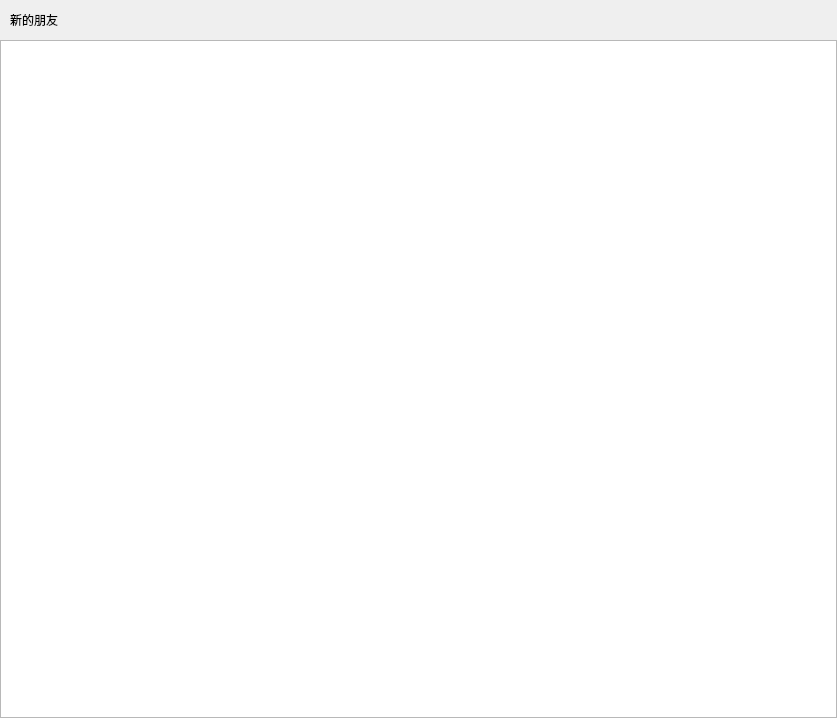
<?xml version="1.0" encoding="UTF-8"?>
<ui version="4.0">
 <class>ApplyFriendPage</class>
 <widget class="QWidget" name="ApplyFriendPage">
  <property name="geometry">
   <rect>
    <x>0</x>
    <y>0</y>
    <width>837</width>
    <height>718</height>
   </rect>
  </property>
  <property name="windowTitle">
   <string>Form</string>
  </property>
  <layout class="QVBoxLayout" name="verticalLayout">
   <property name="spacing">
    <number>0</number>
   </property>
   <property name="leftMargin">
    <number>0</number>
   </property>
   <property name="topMargin">
    <number>0</number>
   </property>
   <property name="rightMargin">
    <number>0</number>
   </property>
   <property name="bottomMargin">
    <number>0</number>
   </property>
   <item>
    <widget class="QWidget" name="friend_apply_wid" native="true">
     <layout class="QHBoxLayout" name="horizontalLayout">
      <property name="spacing">
       <number>0</number>
      </property>
      <property name="leftMargin">
       <number>0</number>
      </property>
      <property name="topMargin">
       <number>0</number>
      </property>
      <property name="rightMargin">
       <number>0</number>
      </property>
      <property name="bottomMargin">
       <number>0</number>
      </property>
      <item>
       <spacer name="horizontalSpacer_2">
        <property name="orientation">
         <enum>Qt::Horizontal</enum>
        </property>
        <property name="sizeType">
         <enum>QSizePolicy::Fixed</enum>
        </property>
        <property name="sizeHint" stdset="0">
         <size>
          <width>10</width>
          <height>20</height>
         </size>
        </property>
       </spacer>
      </item>
      <item>
       <widget class="QLabel" name="friend_apply_lb">
        <property name="minimumSize">
         <size>
          <width>0</width>
          <height>40</height>
         </size>
        </property>
        <property name="maximumSize">
         <size>
          <width>16777215</width>
          <height>40</height>
         </size>
        </property>
        <property name="text">
         <string>新的朋友</string>
        </property>
       </widget>
      </item>
      <item>
       <spacer name="horizontalSpacer">
        <property name="orientation">
         <enum>Qt::Horizontal</enum>
        </property>
        <property name="sizeHint" stdset="0">
         <size>
          <width>764</width>
          <height>20</height>
         </size>
        </property>
       </spacer>
      </item>
     </layout>
    </widget>
   </item>
   <item>
    <widget class="QWidget" name="widget_2" native="true">
     <layout class="QVBoxLayout" name="verticalLayout_2">
      <property name="spacing">
       <number>0</number>
      </property>
      <property name="leftMargin">
       <number>0</number>
      </property>
      <property name="topMargin">
       <number>0</number>
      </property>
      <property name="rightMargin">
       <number>0</number>
      </property>
      <property name="bottomMargin">
       <number>0</number>
      </property>
      <item>
       <widget class="ApplyFriendList" name="apply_friend_list"/>
      </item>
     </layout>
    </widget>
   </item>
  </layout>
 </widget>
 <customwidgets>
  <customwidget>
   <class>ApplyFriendList</class>
   <extends>QListWidget</extends>
   <header location="global">applyfriendlist.h</header>
  </customwidget>
 </customwidgets>
 <resources/>
 <connections/>
</ui>
